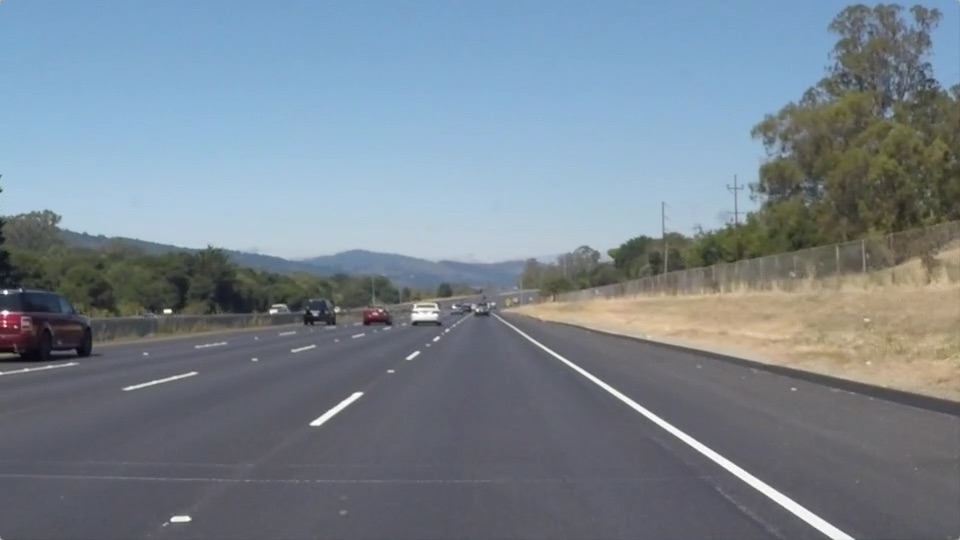
#> input picture wk01_finding_lanes/test_images/solidWhiteRight.jpg, 960 x 540 px
$ jupyter execute --allow-errors P1.ipynb   (shell and % lines are left out)
#> lines starting #> are read from the running program, lines starting #| are printed output that depends on the picture; after the words box and inside, x2 and y2 are one past the last pixel; in counts of white or black regions, pixels touching at a corner belong together
# **Finding Lane Lines on the Road**
***
In this project, you will use the tools you learned about in the lesson to identify lane lines on the road.  You can develop your pipeline on a series of individual images, and later apply the result to a video stream (really just a series of images). Check out the video clip "raw-lines-example.mp4" (also contained in this repository) to see what the output should look like after using the helper functions below.

Once you have a result that looks roughly like "raw-lines-example.mp4", you'll need to get creative and try to average and/or extrapolate the line segments you've detected to map out the full extent of the lane lines.  You can see an example of the result you're going for in the video "P1_example.mp4".  Ultimately, you would like to draw just one line for the left side of the lane, and one for the right.

---
Let's have a look at our first image called 'test_images/solidWhiteRight.jpg'.  Run the 2 cells below (hit Shift-Enter or the "play" button above) to display the image.

**Note** If, at any point, you encounter frozen display windows or other confounding issues, you can always start again with a clean slate by going to the "Kernel" menu above and selecting "Restart & Clear Output".

---

**The tools you have are color selection, region of interest selection, grayscaling, Gaussian smoothing, Canny Edge Detection and Hough Tranform line detection.  You  are also free to explore and try other techniques that were not presented in the lesson.  Your goal is piece together a pipeline to detect the line segments in the image, then average/extrapolate them and draw them onto the image for display (as below).  Once you have a working pipeline, try it out on the video stream below.**

---

<figure>

 <figcaption>
 <p></p>
 <p style="text-align: center;"> Your output should look something like this (above) after detecting line segments using the helper functions below </p>
 </figcaption>
</figure>
 <p></p>
<figure>

 <figcaption>
 <p></p>
 <p style="text-align: center;"> Your goal is to connect/average/extrapolate line segments to get output like this</p>
 </figcaption>
</figure>

[cell 1]
#importing some useful packages
import matplotlib.pyplot as plt
import matplotlib.image as mpimg
import numpy as np
import cv2

[cell 2]
#reading in an image
image = mpimg.imread('test_images/solidWhiteRight.jpg')
#> image is the input picture: shape (540, 960, 3); mean R, G, B 120.3, 132.6, 143.7
#printing out some stats and plotting
print('This image is:', type(image), 'with dimesions:', image.shape)
#| This image is: <class 'numpy.ndarray'> with dimesions: (540, 960, 3)
plt.imshow(image)  #call as plt.imshow(gray, cmap='gray') to show a grayscaled image

**Some OpenCV functions (beyond those introduced in the lesson) that might be useful for this project are:**

`cv2.inRange()` for color selection
`cv2.fillPoly()` for regions selection
`cv2.line()` to draw lines on an image given endpoints
`cv2.addWeighted()` to coadd / overlay two images
`cv2.cvtColor()` to grayscale or change color
`cv2.imwrite()` to output images to file
`cv2.bitwise_and()` to apply a mask to an image

**Check out the OpenCV documentation to learn about these and discover even more awesome functionality!**

Below are some helper functions to help get you started. They should look familiar from the lesson!

[cell 3]
import math

def grayscale(img):
    """Applies the Grayscale transform
    This will return an image with only one color channel
    but NOTE: to see the returned image as grayscale
    you should call plt.imshow(gray, cmap='gray')"""
    return cv2.cvtColor(img, cv2.COLOR_BGR2GRAY)

def canny(img, low_threshold, high_threshold):
    """Applies the Canny transform"""
    return cv2.Canny(img, low_threshold, high_threshold)

def gaussian_blur(img, kernel_size):
    """Applies a Gaussian Noise kernel"""
    return cv2.GaussianBlur(img, (kernel_size, kernel_size), 0)

def region_of_interest(img, vertices):
    """
    Applies an image mask.

    Only keeps the region of the image defined by the polygon
    formed from `vertices`. The rest of the image is set to black.
    """
    #defining a blank mask to start with
    mask = np.zeros_like(img)

    #defining a 3 channel or 1 channel color to fill the mask with depending on the input image
    if len(img.shape) > 2:
        channel_count = img.shape[2]  # i.e. 3 or 4 depending on your image
        ignore_mask_color = (255,) * channel_count
    else:
        ignore_mask_color = 255

    #filling pixels inside the polygon defined by "vertices" with the fill color
    cv2.fillPoly(mask, vertices, ignore_mask_color)

    #returning the image only where mask pixels are nonzero
    masked_image = cv2.bitwise_and(img, mask)
    return masked_image


# [31 lines left out: functions draw_lines, hough_lines, not called in this run]

# Python 3 has support for cool math symbols.

def weighted_img(img, initial_img, α=0.8, β=1., λ=0.):
    """
    `img` is the output of the hough_lines(), An image with lines drawn on it.
    Should be a blank image (all black) with lines drawn on it.

    `initial_img` should be the image before any processing.

    The result image is computed as follows:

    initial_img * α + img * β + λ
    NOTE: initial_img and img must be the same shape!
    """
    return cv2.addWeighted(initial_img, α, img, β, λ)

## Test on Images

Now you should build your pipeline to work on the images in the directory "test_images"
**You should make sure your pipeline works well on these images before you try the videos.**

[cell 4]
def get_line_points(line):
    [x1, y1, x2, y2] = line[0]
    # line equation y = f(X)
    m = (y2 - y1) / (x2 - x1)
    def line_eq(m, X):
        return m * (X - x1) + y1

    line_func = np.vectorize(line_eq)

    x = np.arange(x1, x2+1, dtype=np.uint16)
    y = line_func(m, x).astype(np.uint16)
    #return np.swapaxes([x,y],0,1)
    #return np.dstack((x, y))
    return np.stack((x,y), axis=-1)

def hough_lines_points(img, rho, theta, threshold, min_line_len, max_line_gap):
    """
    `img` should be the output of a Canny transform.

    Returns an image with hough lines drawn.
    """
    lines = cv2.HoughLinesP(img, rho, theta, threshold, np.array([]), minLineLength=min_line_len,
                            maxLineGap=max_line_gap)
    cnt = np.array([], dtype=np.uint16).reshape(0,2)
    for line in lines:
        points = get_line_points(line)
        cnt = np.vstack((cnt,points))
    return cnt


def fitting_line_points(gray, cnt, region_topy = 325):
    # Fitline to average lines

    # apply fitline() function
    [vx, vy, x, y] = cv2.fitLine(cnt, cv2.DIST_L2, 0, 0.01, 0.01)
    # Now find two extreme points on the line to draw line
    topx = int(((region_topy-y) * vx / vy) + x)
    bottomx = int(((gray.shape[0] - y) * vx / vy) + x)

    #print(left_masked_edges.shape[1])
    # Finally draw the line
    img = np.zeros_like(gray)
    cv2.line(img, (bottomx, gray.shape[0] - 1), (topx, region_topy), 255, 2)
#    cv2.imshow('img', img)
#    cv2.waitKey(0)
#    cv2.destroyAllWindows()
    return img

def masking_line(region, gray):
    cnt = hough_lines_points(region, 1, np.pi/180, 30, 20, 20)
    return fitting_line_points(gray, cnt)

# [43 lines left out: function process_image_debug, not called in this run]


def process_image(image):
    initial_image = np.copy(image)
    #printing out some stats and plotting
    print('This image is:', type(image), 'with dimesions:', image.shape)
    # plt.imshow(image)  #call as plt.imshow(gray, cmap='gray') to show a grayscaled image
    # plt.show()

    image = grayscale(image)
    # plt.imshow(image, cmap='gray')
    # plt.show()
    image = gaussian_blur(image, 7)
    image = canny(image, 50, 150)
    # plt.imshow(image, cmap='gray')  #call as plt.imshow(gray, cmap='gray') to show a grayscaled image
    # plt.show()

    # This time we are defining a four sided polygon to mask
    imshape = image.shape
    mask = np.zeros_like(image)

    # Seperate left lane and right lane lines
    left_vertices = np.array([[(0, imshape[0]), (470, 310), (470, imshape[0])]], dtype=np.int32)
    right_vertices = np.array([[(490, 310), (490, imshape[0]), (imshape[1], imshape[0])]], dtype=np.int32)
    left_masked_edges = region_of_interest(image, left_vertices)
    right_masked_edges = region_of_interest(image, right_vertices)
    # [4 lines of commented-out code are left out]

    left_line_img = masking_line(left_masked_edges, image)
    # Create a "color" binary image to combine with line image
    color_fit_line = np.dstack((left_line_img, mask, mask))
    left_marked_image = weighted_img(color_fit_line, initial_image)
    # plt.imshow(left_marked_image)
    # plt.show()

    right_line_img = masking_line(right_masked_edges, image)
    # Create a "color" binary image to combine with line image
    right_color_fit_line = np.dstack((right_line_img, mask, mask))
    right_marked_image = weighted_img(right_color_fit_line, left_marked_image)
    plt.imshow(right_marked_image)
    plt.show()
    return right_marked_image

def process_image_file(img_file):
    # reading in an image
    image = mpimg.imread(img_file)
    return process_image(image)

import os
image_files = os.listdir("test_images/")
for file in image_files:
    ret_image = process_image_file("test_images/" + file)
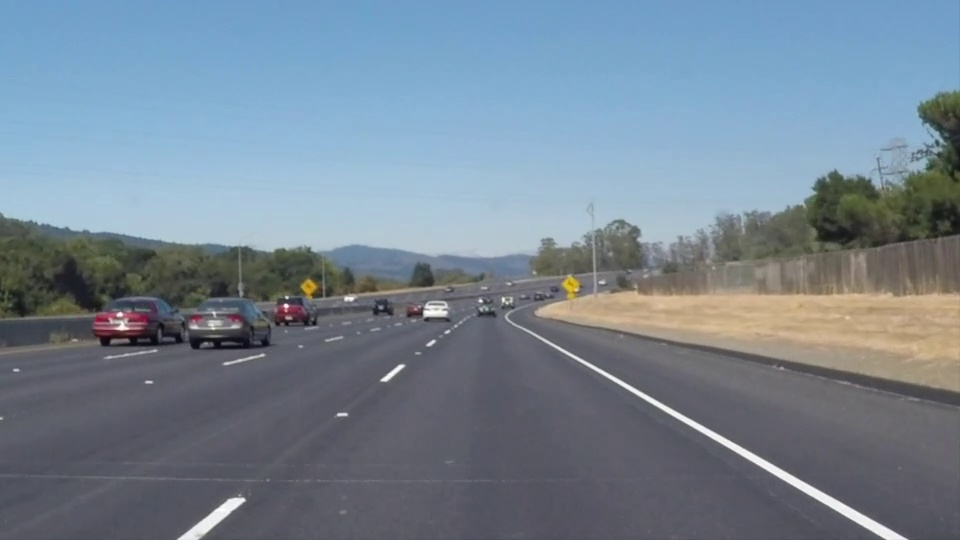
#> input picture wk01_finding_lanes/test_images/failed.jpg, 960 x 540 px
#> in process_image_file, image is the input picture: shape (540, 960, 3); mean R, G, B 117.8, 132.8, 146.7
#| This image is: <class 'numpy.ndarray'> with dimesions: (540, 960, 3)
#> in grayscale, `return cv2.cvtColor(img, cv2.COLOR_BGR2GRAY)`:
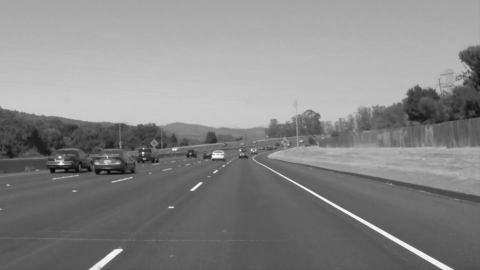
#> returned value: shape (540, 960) (shown at 1/2 size); min 8, max 255, mean 135.2
#> in canny, `return cv2.Canny(img, low_threshold, high_threshold)`:
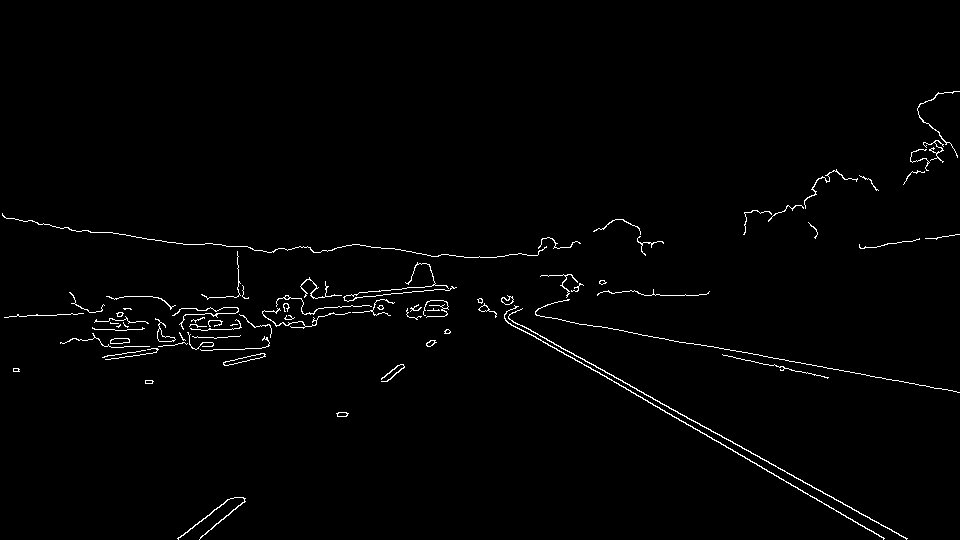
#> returned value: shape (540, 960); 1.3% white in thin lines or dots, all inside (x1, y1, x2, y2) = (2, 91, 960, 540)
#> in region_of_interest (call 2), `cv2.fillPoly(mask, vertices, ignore_mask_color)`:
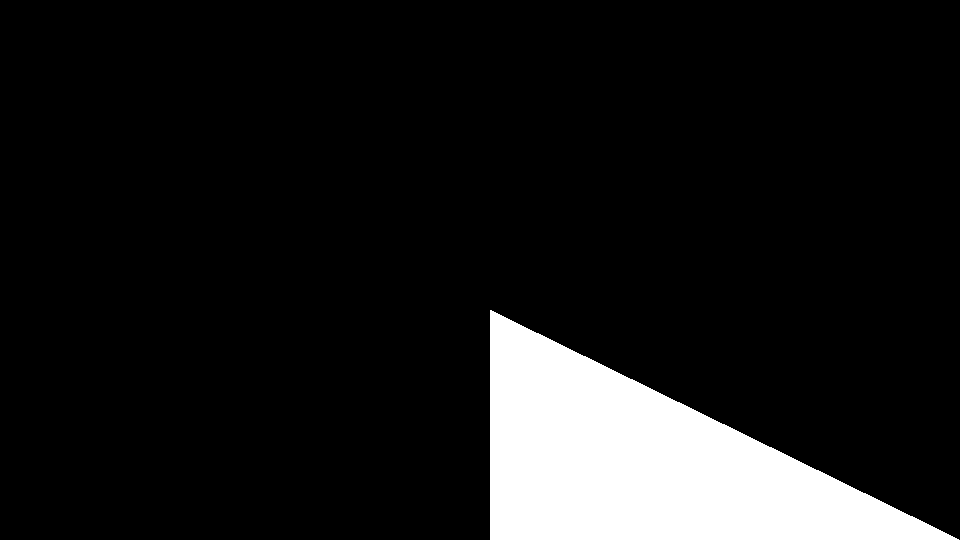
#> mask: shape (540, 960); 10.4% white; 1 white region, box (x1, y1, x2, y2) and area: (490, 310, 959, 540) 54170
#> in region_of_interest (call 2), `masked_image = cv2.bitwise_and(img, mask)`:
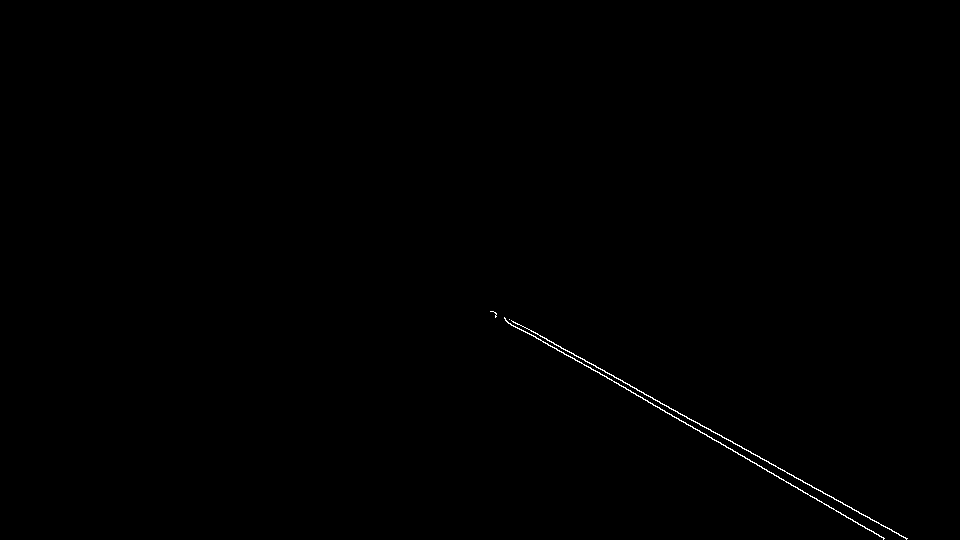
#> masked_image: shape (540, 960); 0.23% white in thin lines or dots, all inside (x1, y1, x2, y2) = (490, 311, 908, 540)
#> in hough_lines_points, `lines = cv2.HoughLinesP(img, rho, theta, threshold, np.array([]), minL..`: lines = [[177, 538, 230, 498], [200, 537, 244, 500], [199, 539, 244, 501], [178, 538, 228, 499], [429, 346, 449, 330]]
#> the loop in hough_lines_points, `for line in lines:` made 5 passes
#> (x1 in get_line_points, y1 in get_line_points, x2 in get_line_points, y2 in get_line_points, m in get_line_points) on passes 1 to 5: (177, 538, 230, 498, -0.755), (200, 537, 244, 500, -0.841), (199, 539, 244, 501, -0.844), (178, 538, 228, 499, -0.78), (429, 346, 449, 330, -0.8)
#> after the loop in hough_lines_points, `for line in lines:`: cnt = 217 pairs, first value 177 to 449, second value 330 to 539
#> in fitting_line_points, `[vx, vy, x, y] = cv2.fitLine(cnt, cv2.DIST_L2, 0, 0.01, 0.01)`: vx = [0.786]; vy = [-0.619]; x = [233.8]; y = [500.8]
#> in fitting_line_points, `topx = int(((region_topy-y) * vx / vy) + x)`: topx = 457
#> in fitting_line_points, `bottomx = int(((gray.shape[0] - y) * vx / vy) + x)`: bottomx = 183
#> in weighted_img, `return cv2.addWeighted(initial_img, α, img, β, λ)`:
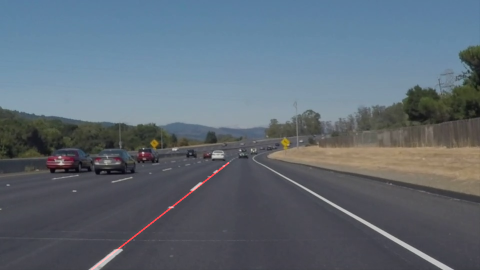
#> returned value: shape (540, 960, 3) (shown at 1/2 size); mean of channels 0, 1, 2 94.6, 106.2, 117.3; drawn as R, G, B
#> the loop in hough_lines_points (call 2), `for line in lines:` made 5 passes
#> (x1 in get_line_points, y1 in get_line_points, x2 in get_line_points, y2 in get_line_points, m in get_line_points) on passes 1 to 5: (509, 319, 906, 539, 0.554), (529, 333, 883, 537, 0.576), (527, 328, 907, 538, 0.553), (762, 468, 883, 538, 0.579), (492, 311, 568, 356, 0.592)
#> call 2 of fitting_line_points, with cnt = array of shape (1333, 2), region_topy = 325
#> in fitting_line_points (call 2), `[vx, vy, x, y] = cv2.fitLine(cnt, cv2.DIST_L2, 0, 0.01, 0.01)`: vx = [0.871]; vy = [0.491]; x = [710.1]; y = [432.5]
#> in fitting_line_points (call 2), `topx = int(((region_topy-y) * vx / vy) + x)`: topx = 519
#> in fitting_line_points (call 2), `bottomx = int(((gray.shape[0] - y) * vx / vy) + x)`: bottomx = 900
#> in fitting_line_points (call 2), `cv2.line(img, (bottomx, gray.shape[0] - 1), (topx, region_topy), 255, 2)`:
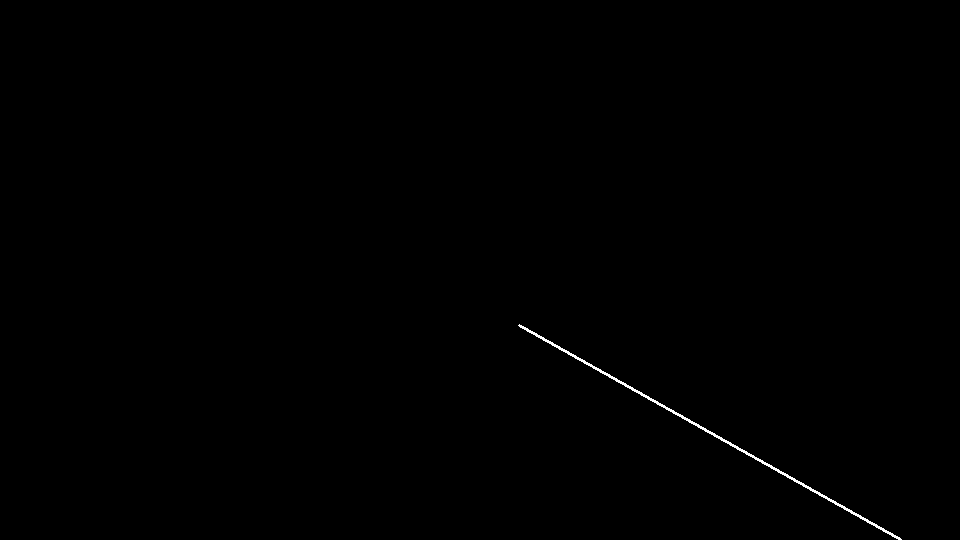
#> img: shape (540, 960); 0.23% white in thin lines or dots, all inside (x1, y1, x2, y2) = (518, 324, 902, 540)
#> call 2 of weighted_img, with α = 0.8, β = 1, λ = 0
#> in weighted_img (call 2), `return cv2.addWeighted(initial_img, α, img, β, λ)`:
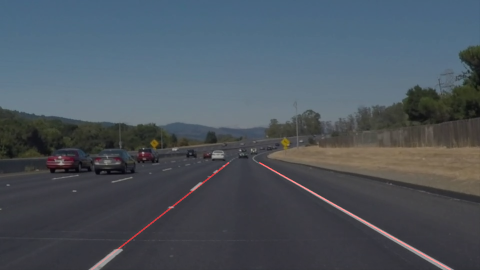
#> returned value: shape (540, 960, 3) (shown at 1/2 size); mean of channels 0, 1, 2 75.9, 85, 93.9; drawn as R, G, B
    ret_image = cv2.cvtColor(ret_image, cv2.COLOR_BGR2RGB)
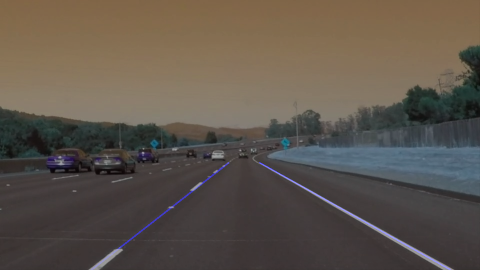
#> ret_image: shape (540, 960, 3) (shown at 1/2 size); mean R, G, B 93.9, 85, 75.9
    cv2.imwrite("marked_" + file, ret_image)
#> pass 2 of the loop `for file in image_files:`:
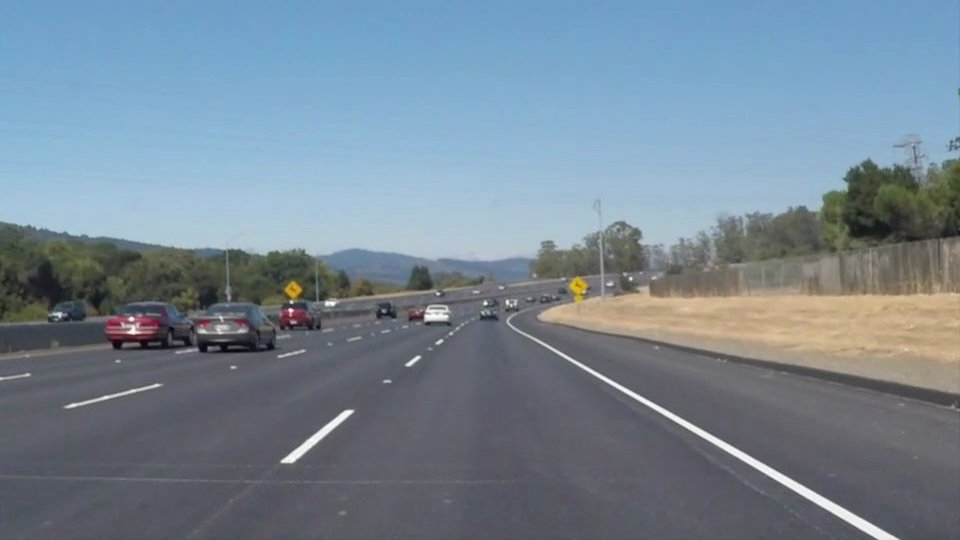
#> input picture wk01_finding_lanes/test_images/solidWhiteCurve.jpg, 960 x 540 px
#> in process_image_file, image is the input picture: shape (540, 960, 3); mean R, G, B 118.5, 134.5, 148.1
#| This image is: <class 'numpy.ndarray'> with dimesions: (540, 960, 3)
#> in region_of_interest (call 4), `masked_image = cv2.bitwise_and(img, mask)`:
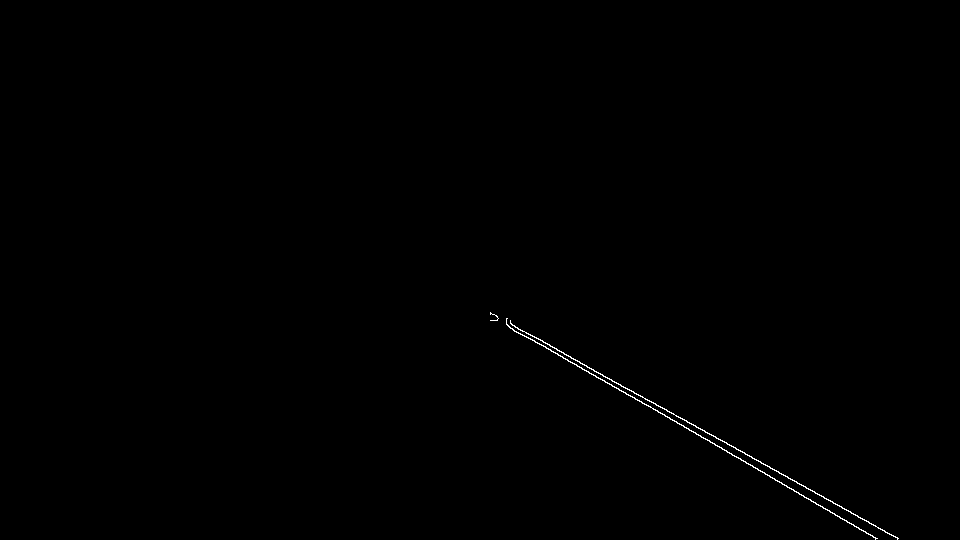
#> masked_image: shape (540, 960); 0.24% white in thin lines or dots, all inside (x1, y1, x2, y2) = (490, 312, 899, 540)
#> `ret_image = cv2.cvtColor(ret_image, cv2.COLOR_BGR2RGB)`:
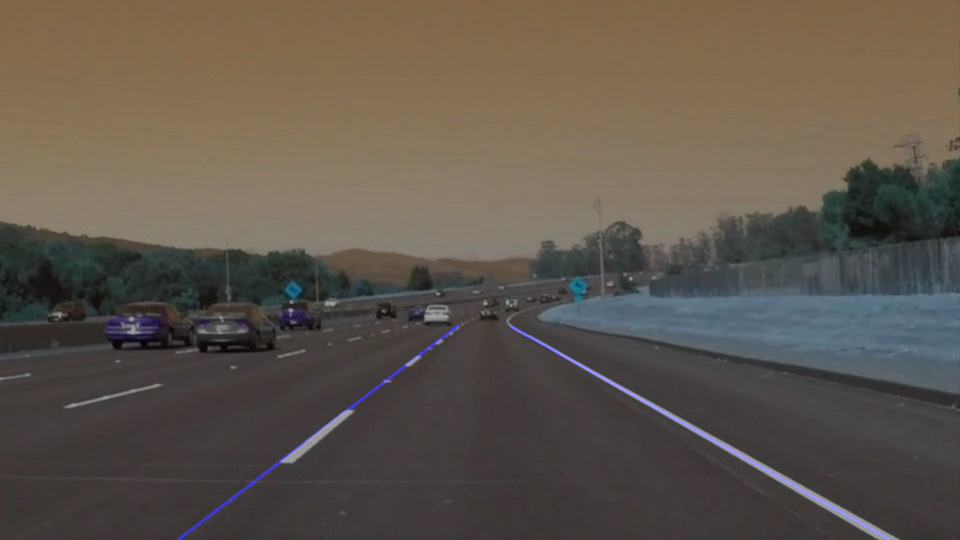
#> ret_image: shape (540, 960, 3); mean R, G, B 94.8, 86.1, 76.4
